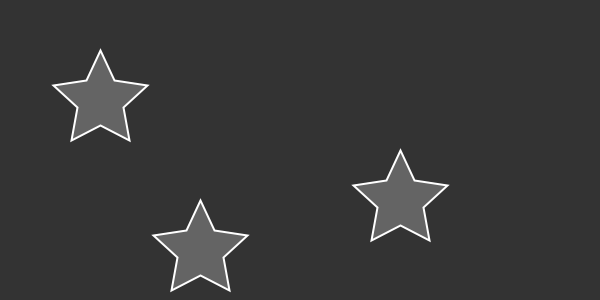
Frame 1 (no input)
Frame 60 (the mouse pressed at the canvas centre just before this capture): identical to frame 1, image omitted
Frame 120 (the mouse held since frame 60 and released just before this capture): identical to frame 1, image omitted

The Processing sketch that drew this single still picture (run headless with seeded random() and noise(); from frame 60 on, the mouse is pressed at the canvas centre):

// Processing sketch: functionreuse
// ── functionreuse.pde

void setup(){
  //only once
  size(600,300);
  

  //background(50);
}
void draw(){
  //conti
  background(51);  
  star(100,100);
  star(200,250);
  star(400,200);
    
}

void star(float x, float y){
  fill(100);
  stroke(255);
  strokeWeight(2);
  beginShape();
  vertex(x,y-50);
  vertex(x+14,y-20);
  vertex(x+47,y-15);
  vertex(x+23,y+7);
  vertex(x+29,y+40);
  vertex(x,y+25);
  vertex(x-29,y+40);
  vertex(x-23,y+7);
  vertex(x-47,y-15);
  vertex(x-14,y-20);
  endShape(CLOSE);
}
